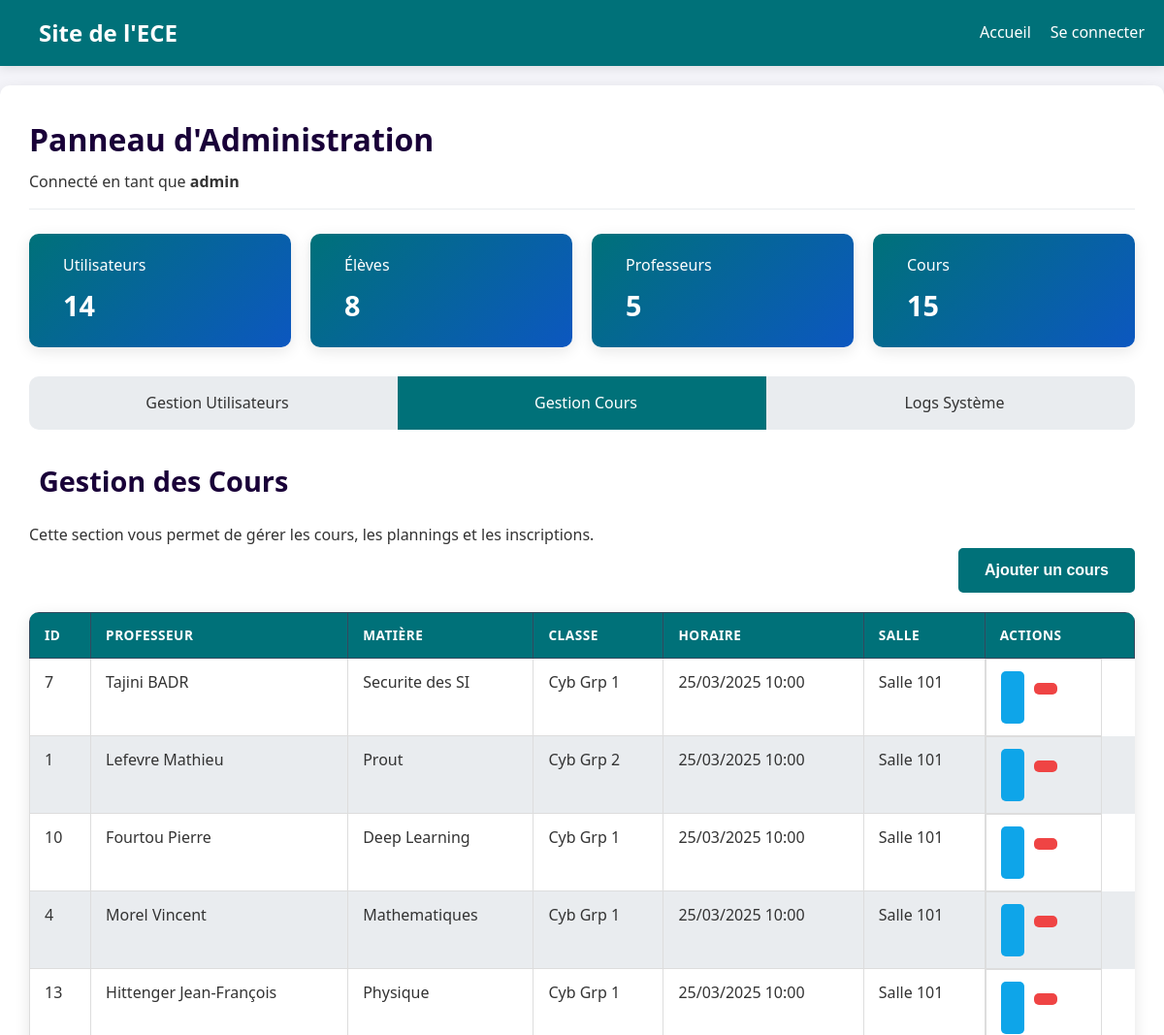
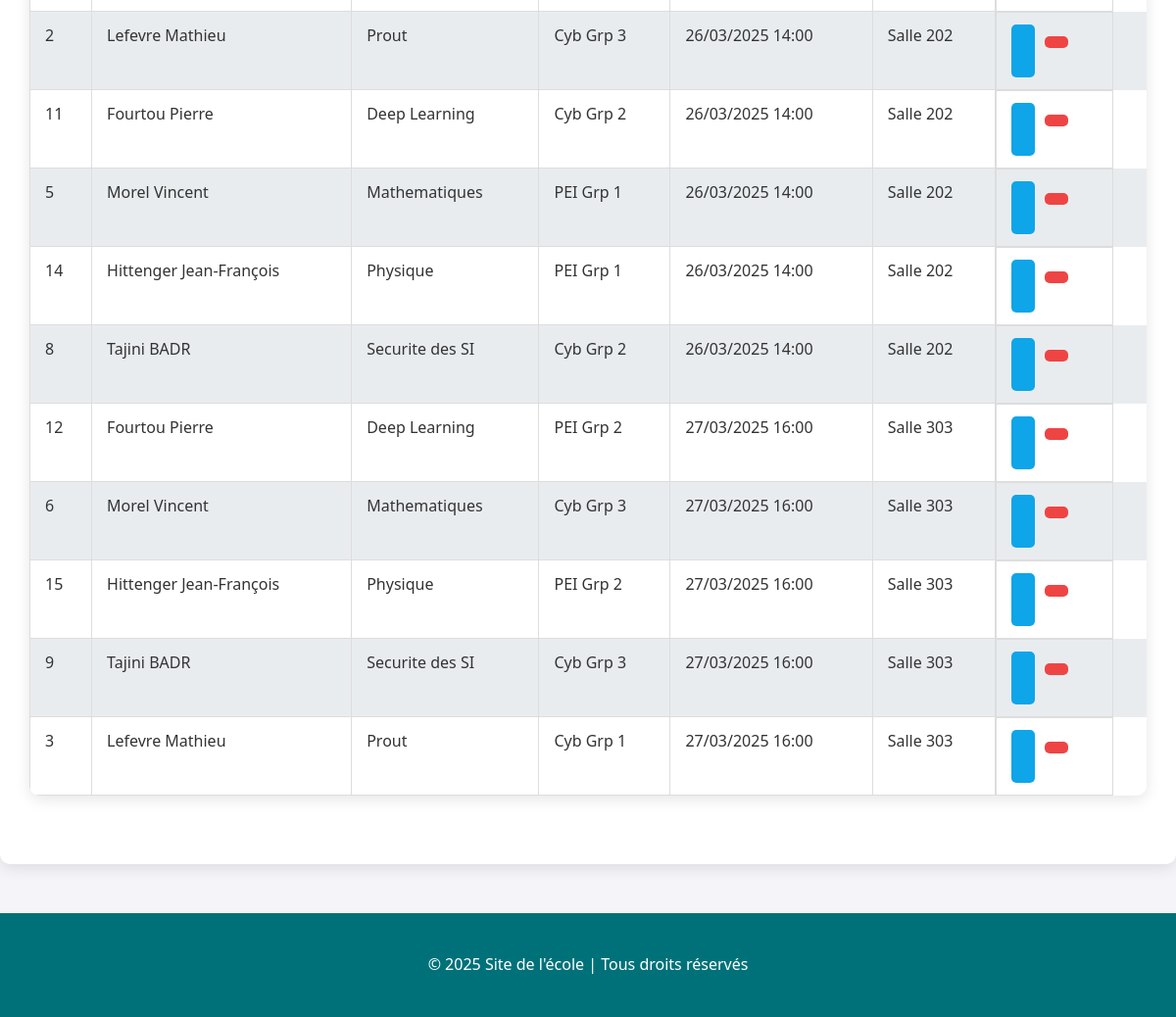
The app's page /pages/admin.php?section=cours (signed in) with its own data (2 pictures, top to bottom).
### tables this page shows
CREATE TABLE IF NOT EXISTS cours (
    id INT AUTO_INCREMENT PRIMARY KEY,
    prof_id INT NOT NULL,
    classe VARCHAR(50) NOT NULL,
    matiere VARCHAR(50) NOT NULL,
    horaire DATETIME NOT NULL,
    salle VARCHAR(50) NOT NULL,
    FOREIGN KEY (prof_id) REFERENCES profs(id) ON DELETE CASCADE
);

CREATE TABLE IF NOT EXISTS profs (
    id INT AUTO_INCREMENT PRIMARY KEY,
    user_id INT NOT NULL UNIQUE,
    nom VARCHAR(50) NOT NULL,
    prenom VARCHAR(50) NOT NULL,
    date_naissance DATE NOT NULL,
    matiere VARCHAR(50) NOT NULL,
    FOREIGN KEY (user_id) REFERENCES users(id) ON DELETE CASCADE
);

### pages/admin.php (the view, shortened to what this page needs)
<?php
require_once('../config/db.php');
$active_section = isset($_GET['section']) ? $_GET['section'] : 'users';
$stmt = $pdo->query("SELECT c.*, p.nom, p.prenom, p.matiere as prof_matiere
                     FROM cours c
                     JOIN profs p ON c.prof_id = p.id
                     ORDER BY c.horaire");
$cours = $stmt->fetchAll(PDO::FETCH_ASSOC);
$totalUsers = $pdo->query("SELECT COUNT(*) FROM users")->fetchColumn();
$totalStudents = $pdo->query("SELECT COUNT(*) FROM users WHERE role = 'eleve'")->fetchColumn();
$totalTeachers = $pdo->query("SELECT COUNT(*) FROM users WHERE role = 'prof'")->fetchColumn();
$totalCourses = $pdo->query("SELECT COUNT(*) FROM cours")->fetchColumn();
include('../includes/header.php');
?>
<div class="admin-dashboard">
    <div class="admin-header">
        <h1>Panneau d'Administration</h1>
        <p>Connecté en tant que <strong><?php echo htmlspecialchars($_SESSION['username']); ?></strong></p>
    </div>
    <div class="dashboard-stats">
        <div class="stat-card">
            <div class="stat-info">
                <h3>Utilisateurs</h3>
                <p><?php echo $totalUsers; ?></p>
            </div>
        </div>
        <div class="stat-card">
            <div class="stat-info">
                <h3>Élèves</h3>
                <p><?php echo $totalStudents; ?></p>
            </div>
        </div>
        <div class="stat-card">
            <div class="stat-info">
                <h3>Professeurs</h3>
                <p><?php echo $totalTeachers; ?></p>
            </div>
        </div>
        <div class="stat-card">
            <div class="stat-info">
                <h3>Cours</h3>
                <p><?php echo $totalCourses; ?></p>
            </div>
        </div>
    </div>
    <div class="admin-nav">
        <a href="?section=users" class="nav-item <?php echo $active_section === 'users' ? 'active' : ''; ?>">
            <i class="fas fa-user-cog"></i> Gestion Utilisateurs
        </a>
        <a href="?section=cours" class="nav-item <?php echo $active_section === 'cours' ? 'active' : ''; ?>">
            <i class="fas fa-book"></i> Gestion Cours
        </a>
        <a href="?section=logs" class="nav-item <?php echo $active_section === 'logs' ? 'active' : ''; ?>">
            <i class="fas fa-clipboard-list"></i> Logs Système
        </a>
    </div>
    <div class="admin-sections">
        <div class="admin-section <?php echo $active_section === 'cours' ? 'active' : ''; ?>">
            <h2><i class="fas fa-book"></i> Gestion des Cours</h2>
            <p>Cette section vous permet de gérer les cours, les plannings et les inscriptions.</p>
            <div class="section-actions">
                <button class="btn btn-primary" id="showAddCoursForm">
                    <i class="fas fa-plus-circle"></i> Ajouter un cours
                </button>
            </div>
            <div class="cours-list">
                <table class="data-table">
                    <thead>
                        <tr>
                            <th>ID</th>
                            <th>Professeur</th>
                            <th>Matière</th>
                            <th>Classe</th>
                            <th>Horaire</th>
                            <th>Salle</th>
                            <th>Actions</th>
                        </tr>
                    </thead>
                    <tbody>
                        <?php foreach ($cours as $c): ?>
                        <tr>
                            <td><?php echo $c['id']; ?></td>
                            <td><?php echo htmlspecialchars($c['nom'] . ' ' . $c['prenom']); ?></td>
                            <td><?php echo htmlspecialchars($c['matiere']); ?></td>
                            <td><?php echo htmlspecialchars($c['classe']); ?></td>
                            <td><?php echo date('d/m/Y H:i', strtotime($c['horaire'])); ?></td>
                            <td><?php echo htmlspecialchars($c['salle']); ?></td>
                            <td class="actions">
                                <button class="btn btn-sm btn-info edit-cours"
                                        data-id="<?php echo $c['id']; ?>"
                                        data-prof-id="<?php echo $c['prof_id']; ?>"
                                        data-matiere="<?php echo htmlspecialchars($c['matiere']); ?>"
                                        data-classe="<?php echo htmlspecialchars($c['classe']); ?>"
                                        data-horaire="<?php echo date('Y-m-d\TH:i', strtotime($c['horaire'])); ?>"
                                        data-salle="<?php echo htmlspecialchars($c['salle']); ?>">
                                </button>
                                <form method="post" action="" class="d-inline delete-form">
                                    <button type="submit" class="btn btn-sm btn-danger" onclick="return confirm('Êtes-vous sûr de vouloir supprimer ce cours ?');">
                                    </button>
                                </form>
                            </td>
                        </tr>
                        <?php endforeach; ?>
                    </tbody>
                </table>
            </div>
        </div>
    </div>
</div>
<?php
include('../includes/footer.php');
?>

### css/style.css (style rules this page uses)
:root { --primary: #007179; --primary-dark: #0c57c0; --secondary: #190038; --secondary-dark: #e04347; --light: #f4f4f9; --dark: #333; --gray: #535252; --light-gray: #e9ecef; --white: #ffffff; --shadow: 0 4px 15px rgba(0, 0, 0, 0.1); --shadow-strong: 0 8px 30px rgba(0, 0, 0, 0.1); --border-radius: 10px; --transition: all 0.3s ease; }
* { margin: 0; padding: 0; box-sizing: border-box; }
body { font-family: 'Segoe UI', Roboto, 'Helvetica Neue', Arial, sans-serif; margin: 0; padding: 0; background-color: var(--light); color: var(--dark); line-height: 1.6; }
h1, h2, h3, h4, h5, h6 { font-weight: 600; margin-bottom: 15px; }
h2 { font-size: 2.5rem; text-align: center; margin-bottom: 2rem; }
.btn { display: inline-block; padding: 12px 25px; border-radius: 5px; text-decoration: none; font-weight: 600; cursor: pointer; transition: var(--transition); text-align: center; border: none; font-size: 16px; }
.btn-primary { background-color: var(--primary); color: var(--white); border: 2px solid var(--primary); }
.admin-dashboard { padding: 30px; background-color: var(--white); border-radius: var(--border-radius); box-shadow: var(--shadow); margin: 20px auto; max-width: 1400px; }
.admin-header { margin-bottom: 25px; padding-bottom: 15px; border-bottom: 1px solid var(--light-gray); }
.admin-header h1 { color: var(--secondary); font-size: 2rem; margin-bottom: 5px; }
.dashboard-stats { display: grid; grid-template-columns: repeat(auto-fit, minmax(200px, 1fr)); gap: 20px; margin-bottom: 30px; }
.stat-card { background: linear-gradient(135deg, var(--primary), var(--primary-dark)); color: var(--white); padding: 20px; border-radius: var(--border-radius); display: flex; align-items: center; box-shadow: var(--shadow); transition: transform 0.3s ease; }
.stat-info h3 { font-size: 1rem; margin-bottom: 5px; font-weight: 500; }
.stat-info p { font-size: 1.8rem; font-weight: 700; }
.admin-nav { display: flex; background-color: var(--light-gray); border-radius: var(--border-radius); margin-bottom: 30px; overflow: hidden; }
.nav-item { padding: 15px 20px; color: var(--dark); text-decoration: none; flex: 1; text-align: center; transition: var(--transition); font-weight: 500; display: flex; align-items: center; justify-content: center; }
.nav-item.active { background-color: var(--primary); color: var(--white); }
.admin-section { display: none; margin-bottom: 40px; }
.admin-section.active { display: block; }
.admin-section h2 { display: flex; align-items: center; font-size: 1.8rem; margin-bottom: 20px; color: var(--secondary); text-align: left; }
.section-actions { margin-bottom: 20px; display: flex; justify-content: flex-end; }
.data-table { width: 100%; border-collapse: collapse; margin-bottom: 30px; box-shadow: var(--shadow); border-radius: var(--border-radius); overflow: hidden; }
.data-table th { background-color: var(--primary); color: var(--white); font-weight: 600; text-transform: uppercase; font-size: 0.85rem; letter-spacing: 0.5px; }
.data-table tr:nth-child(even) { background-color: var(--light-gray); }
.data-table td.actions { white-space: nowrap; width: 120px; }
.btn-sm { padding: 6px 12px; font-size: 0.85rem; }
.btn-info { background-color: #0ea5e9; color: white; border: none; }
.btn-danger { background-color: #ef4444; color: white; border: none; }
.d-inline { display: inline-block; }
.admin-section.active { animation: fadeIn 0.5s; }
.actions { display: flex; gap: 10px; }
.btn-danger { background-color: #ef4444; color: var(--white); }
table { width: 100%; border-collapse: collapse; }
th { background-color: #2c3e50; color: white; padding: 12px; text-align: center; font-weight: 500; border: 1px solid #34495e; }

### records on screen
cours: id "7", prof.prenom "Tajini BADR", matiere "Securite des SI", classe "Cyb Grp 1", horaire "25/03/2025 10:00", salle "Salle 101"
cours: id "1", prof.prenom "Lefevre Mathieu", matiere "Prout", classe "Cyb Grp 2", horaire "25/03/2025 10:00", salle "Salle 101"
cours: id "10", prof.prenom "Fourtou Pierre", matiere "Deep Learning", classe "Cyb Grp 1", horaire "25/03/2025 10:00", salle "Salle 101"
cours: id "4", prof.prenom "Morel Vincent", matiere "Mathematiques", classe "Cyb Grp 1", horaire "25/03/2025 10:00", salle "Salle 101"
cours: id "13", prof.prenom "Hittenger Jean-François", matiere "Physique", classe "Cyb Grp 1", horaire "25/03/2025 10:00", salle "Salle 101"
cours: id "2", prof.prenom "Lefevre Mathieu", matiere "Prout", classe "Cyb Grp 3", horaire "26/03/2025 14:00", salle "Salle 202"
cours: id "11", prof.prenom "Fourtou Pierre", matiere "Deep Learning", classe "Cyb Grp 2", horaire "26/03/2025 14:00", salle "Salle 202"
cours: id "5", prof.prenom "Morel Vincent", matiere "Mathematiques", classe "PEI Grp 1", horaire "26/03/2025 14:00", salle "Salle 202"
cours: id "14", prof.prenom "Hittenger Jean-François", matiere "Physique", classe "PEI Grp 1", horaire "26/03/2025 14:00", salle "Salle 202"
cours: id "8", prof.prenom "Tajini BADR", matiere "Securite des SI", classe "Cyb Grp 2", horaire "26/03/2025 14:00", salle "Salle 202"
cours: id "12", prof.prenom "Fourtou Pierre", matiere "Deep Learning", classe "PEI Grp 2", horaire "27/03/2025 16:00", salle "Salle 303"
cours: id "6", prof.prenom "Morel Vincent", matiere "Mathematiques", classe "Cyb Grp 3", horaire "27/03/2025 16:00", salle "Salle 303"
cours: id "15", prof.prenom "Hittenger Jean-François", matiere "Physique", classe "PEI Grp 2", horaire "27/03/2025 16:00", salle "Salle 303"
cours: id "9", prof.prenom "Tajini BADR", matiere "Securite des SI", classe "Cyb Grp 3", horaire "27/03/2025 16:00", salle "Salle 303"
cours: id "3", prof.prenom "Lefevre Mathieu", matiere "Prout", classe "Cyb Grp 1", horaire "27/03/2025 16:00", salle "Salle 303"

### other values on screen
$_SESSION['username'] "admin"
$totalUsers "14"
$totalStudents "8"
$totalTeachers "5"
$totalCourses "15"
